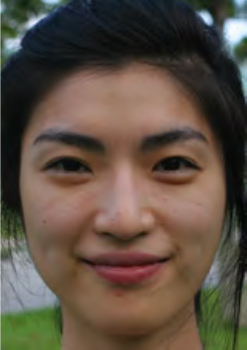
//> input picture tests/images/B.jpg, 247 x 350 px
$ ./test   (built with g++ and OpenCV 4)
//> lines starting //> are read from the running program, lines starting //| are printed output that depends on the picture; after the words box and inside, x2 and y2 are one past the last pixel; in counts of white or black regions, pixels touching at a corner belong together
### src/makeup.h
#ifndef MAKEUP_TRANSFER
#define MAKEUP_TRANSFER
#include <opencv2/core/core.hpp>
#include <opencv2/highgui/highgui.hpp>
#include <opencv2/imgproc/imgproc.hpp>
#include "makeup.cc"

using namespace std;
using namespace cv;

/**
 * transfers the makeup from local image on path example_image with facepp landmarks example_landmarks
 * to local image on path input_image with landmarks imput_landmarks, returns a cv::MAT
 */
Mat TransferMakeup(String input_image, String input_landmarks,
                   String example_image, String example_landmarks);

#endif

### ThinPlateSpline/CThinPlateSpline.cpp
/*
* CThinPlateSpline.cpp
*
*  Created on: 24.01.2010
*      Author: schmiedm
*/

#include <vector>
#include <opencv2/core/core.hpp>
#include <opencv2/highgui/highgui.hpp>
#include <opencv2/imgproc/imgproc.hpp>
#include "CThinPlateSpline.h"
using namespace cv;

// [6 lines left out: function CThinPlateSpline, not called in this run]

CThinPlateSpline::CThinPlateSpline(const std::vector<Point>& pS, const std::vector<Point>& pD)
{
	if(pS.size() == pS.size())
	{
		pSrc = pS;
		pDst = pD;
	}

	FLAG_MAPS_FORWARD_SET = false;
	FLAG_MAPS_BACK_WARP_SET = false;
	FLAG_COEFFS_BACK_WARP_SET = false;
	FLAG_COEFFS_FORWARD_WARP_SET = false;
}

CThinPlateSpline::~CThinPlateSpline() {
}

// [24 lines left out: functions addCorrespondence, setCorrespondences, not called in this run]

double CThinPlateSpline::fktU(const Point& p1, const Point& p2)
{
	double r = pow(((double)p1.x - (double)p2.x), 2) + pow(((double)p1.y - (double)p2.y), 2);

	if (r == 0)
		return 0.0;
	else
	{
		r = sqrt(r); // vector length
		double r2 = pow(r, 2);

		return (r2 * log(r2));
	}
}

void CThinPlateSpline::computeSplineCoeffs(std::vector<Point>& iPIn, std::vector<Point>& iiPIn, float lambda,const TPS_INTERPOLATION tpsInter)
{

	std::vector<Point>* iP = NULL;
	std::vector<Point>*	iiP = NULL;

	if(tpsInter == FORWARD_WARP)
	{
		iP = &iPIn;
		iiP = &iiPIn;

		// keep information which coefficients are set
		FLAG_COEFFS_BACK_WARP_SET = true;
		FLAG_COEFFS_FORWARD_WARP_SET = false;
	}
	else if(tpsInter == BACK_WARP)
	{
		iP = &iiPIn;
		iiP = &iPIn;

		// keep information which coefficients are set
		FLAG_COEFFS_BACK_WARP_SET = false;
		FLAG_COEFFS_FORWARD_WARP_SET = true;
	}

	//get number of corresponding points
	int dim = 2;
	int n = iP->size();

	//Initialize mathematical datastructures
	Mat_<float> V(dim,n+dim+1,0.0);
	Mat_<float> P(n,dim+1,1.0);
	Mat_<float> K = (K.eye(n,n)*lambda);
	Mat_<float> L(n+dim+1,n+dim+1,0.0);

	// fill up K und P matrix
	std::vector<Point>::iterator itY;
	std::vector<Point>::iterator itX;

	int y = 0;
	for (itY = iP->begin(); itY != iP->end(); ++itY, y++) {
		int x = 0;
		for (itX = iP->begin(); itX != iP->end(); ++itX, x++) {
			if (x != y) {
				K(y, x) = (float)fktU(*itY, *itX);
			}
		}
		P(y,1) = (float)itY->y;
		P(y,2) = (float)itY->x;
	}

	Mat Pt;
	transpose(P,Pt);

	// insert K into L
	Rect range = Rect(0, 0, n, n);
	Mat Lr(L,range);
	K.copyTo(Lr);


	// insert P into L
	range = Rect(n, 0, dim + 1, n);
	Lr = Mat(L,range);
	P.copyTo(Lr);

	// insert Pt into L
	range = Rect(0,n,n,dim+1);
	Lr = Mat(L,range);
	Pt.copyTo(Lr);

	// fill V array
	std::vector<Point>::iterator it;
	int u = 0;

	for(it = iiP->begin(); it != iiP->end(); ++it)
	{
		V(0,u) = (float)it->y;
		V(1,u) = (float)it->x;
		u++;
	}

	// transpose V
	Mat Vt;
	transpose(V,Vt);

	cMatrix = Mat_<float>(n+dim+1,dim,0.0);

	// invert L
	Mat invL;
	invert(L,invL,DECOMP_LU);

	//multiply(invL,Vt,cMatrix);
	cMatrix = invL * Vt;

	//compensate for rounding errors
	for(int row = 0; row < cMatrix.rows; row++)
	{
		for(int col = 0; col < cMatrix.cols; col++)
		{
			double v = cMatrix(row,col);
			if(v > (-1.0e-006) && v < (1.0e-006) )
			{
				cMatrix(row,col) = 0.0;
			}
		}
	}
}


// [36 lines left out: function interpolate_forward_, not called in this run]
Point CThinPlateSpline::interpolate_back_(const Point& p)
{
	Point2f interP;
	std::vector<Point>* pList = &pDst;

	int k1 = cMatrix.rows - 3;
	int kx = cMatrix.rows - 2;
	int ky = cMatrix.rows - 1;

	double a1 = 0, ax = 0, ay = 0, cTmp = 0, uTmp = 0, tmp_i = 0, tmp_ii = 0;

	for (int i = 0; i < 2; i++) {
		a1 = cMatrix(k1,i);
		ax = cMatrix(kx,i);
		ay = cMatrix(ky,i);

		tmp_i = a1 + ax * p.y + ay * p.x;
		tmp_ii = 0;

		for (int j = 0; j < (int)pSrc.size(); j++) {
			cTmp = cMatrix(j,i);
			uTmp = fktU( (*pList)[j], p);

			tmp_ii = tmp_ii + (cTmp * uTmp);
		}

		if (i == 0) {
			interP.y = (float)(tmp_i + tmp_ii);
		}
		if (i == 1) {
			interP.x = (float)(tmp_i + tmp_ii);
		}
	}

	return interP;
}

Point CThinPlateSpline::interpolate(const Point& p, const TPS_INTERPOLATION tpsInter)
{
	if(tpsInter == BACK_WARP)
	{
		return interpolate_back_(p);
	}
	else if(tpsInter == FORWARD_WARP)
	{
		return interpolate_forward_(p);
	}
	else
	{
		return interpolate_back_(p);
	}

}

void CThinPlateSpline::warpImage(const Mat& src, Mat& dst, float lambda, const int interpolation,const TPS_INTERPOLATION tpsInter)
{
	Size size = src.size();
	dst = Mat(size,src.type());

	// only compute the coefficients new if they weren't already computed
	// or there had been changes to the points
	if(tpsInter == BACK_WARP && !FLAG_COEFFS_BACK_WARP_SET)
	{
		computeSplineCoeffs(pSrc,pDst,lambda,tpsInter);
	}
	else if(tpsInter == FORWARD_WARP && !FLAG_COEFFS_FORWARD_WARP_SET)
	{
		computeSplineCoeffs(pSrc,pDst,lambda,tpsInter);
	}

	computeMaps(size,mapx,mapy);

	remap(src,dst,mapx,mapy,interpolation);
}

// [5 lines left out: function getMaps, not called in this run]

void CThinPlateSpline::computeMaps(const Size& dstSize, Mat_<float>& mx, Mat_<float>& my,const TPS_INTERPOLATION tpsInter)
{
	mx = Mat_<float>(dstSize);
	my = Mat_<float>(dstSize);

	Point p(0, 0);
	Point_<float> intP(0, 0);

	for (int row = 0; row < dstSize.height; row++) {
		for (int col = 0; col < dstSize.width; col++) {
			p = Point(col, row);
			intP = interpolate(p,tpsInter);
			mx(row, col) = intP.x;
			my(row, col) = intP.y;
		}
	}

	if(tpsInter == BACK_WARP)
	{
		FLAG_MAPS_BACK_WARP_SET = true;
		FLAG_MAPS_FORWARD_SET = false;
	}
	else if(tpsInter == FORWARD_WARP)
	{
		FLAG_MAPS_BACK_WARP_SET = false;
		FLAG_MAPS_FORWARD_SET = true;
	}
}

### layers.cc
#include <string>
#include <fstream>
#include <opencv2/core/core.hpp>
#include <opencv2/highgui/highgui.hpp>
#include <opencv2/imgproc/imgproc.hpp>
#include <math.h>

using namespace std;
using namespace cv;

class layers {

  private:
    Point landmarks_[91];
    Mat face_;
    //defined shapes for the facial features, according to the
    //return definitions of the face++ api
    const vector<int> head = {1,2,3,4,5,6,7,8,9,0,18,17,16,15,14,13,12,11,10};
    const vector<int> forehead = {11,10,83,84,85,85,86,87,88,89,90,1,2};
    const vector<int> mouth = {37,40,41,38,44,43,46,52,51,54,48,49};
    const vector<int> nose = {59,60,63,61,58,57,62,56,55};
    const vector<int> leftbrow = {29,30,31,32,33,36,35,34};
    const vector<int> rightbrow = {75,76,77,78,79,82,81,80};
    const vector<int> lefteye = {21,22,19,23,25,28,26,27};
    const vector<int> righteye = {67,68,65,69,71,74,72,73};

  public:
    layers(Mat face, vector<Point> landmarks) {
      for(int i=0; i < 83; i++) {
        landmarks_[i] = landmarks[i];
      }
      int rad = sqrt(pow(landmarks[10].x - landmarks[1].x,2) +
                     pow(landmarks[10].y - landmarks[1].y,2))/2;
      Point center = Point((landmarks[10].x + landmarks[1].x)/2,
                           (landmarks[10].y + landmarks[1].y)/2);

      for (int i=1; i<9; i++) {
        landmarks_[82+i] = Point(cos(M_PI/9 * i)*rad + center.x,
                                 -0.7 * sin(M_PI/9 * i)*rad + center.y);
      }
      face_ = face.clone();
    };

    // [8 lines left out: function getLightness, not called in this run]

    Mat getShapes() {
      Mat mask = Mat(face_.rows, face_.cols, CV_8UC1);
      for(int i=0; i<mask.cols; i++)
        for(int j=0; j<mask.rows; j++)
          mask.at<uchar>(Point(i,j)) = 0;

      int wt = face_.cols / 40;
      int ht = face_.rows / 40;
      if(wt % 2 != 1) {
        wt += 1;
      }
      if(ht % 2 != 1) {
        ht += 1;
      }

      fillConvexPoly(mask, &getPoly(forehead)[0], forehead.size(), 255,8,0);
      cv::GaussianBlur(mask, mask, Size(wt,ht*11), 0, 0);

      fillConvexPoly(mask, &getPoly(head)[0], head.size(), 255,8,0);
      fillConvexPoly(mask, &getPoly(mouth)[0], mouth.size(), 0,8,0);
      fillConvexPoly(mask, &getPoly(leftbrow)[0], leftbrow.size(), 75,8,0);
      fillConvexPoly(mask, &getPoly(rightbrow)[0], rightbrow.size(), 75,8,0);
      //cv::GaussianBlur(mask, mask, Size(wt*3,ht*3), 0,0);

      fillConvexPoly(mask, &getPoly(righteye)[0], righteye.size(), 0,8,0);
      fillConvexPoly(mask, &getPoly(lefteye)[0], lefteye.size(), 0,8,0);
      //cv::GaussianBlur(mask, mask, Size(wt,ht), 0,0);

      return mask;
    }

    vector<Point> getPoly(vector<int> v) {
      vector<Point> result = vector<Point>(v.size());
      for(int i=0 ;i<v.size(); i++) {
        result[i] = landmarks_[v[i]];
      }
      return result;
    }
};

### src/makeup.cc
#include <string>
#include <fstream>
#include <opencv2/core/core.hpp>
#include <opencv2/highgui/highgui.hpp>
#include <opencv2/imgproc/imgproc.hpp>
#include <iostream>
#include "ThinPlateSpline/CThinPlateSpline.h"
#include "layers.cc"

class makeup {

  public:
    makeup() {
    }

    cv::Mat TransferMakeup(Mat input_image, vector<Point> input_landmarks,
                           Mat example_image, vector<Point> example_landmarks) {

    Mat exampleRaw = example_image.clone();
    Mat input = input_image.clone();
    Mat example;

    Mat resize;
    cv::resize(exampleRaw, resize, input.size(), 0, 0, INTER_NEAREST);

    vector<Point> dest_landmarks = vector<Point>(83);
    for (int i=0; i < example_landmarks.size(); i++) {
      double newx = example_landmarks[i].x * input.cols / exampleRaw.cols;
      double newy = example_landmarks[i].y * input.rows / exampleRaw.rows;
      dest_landmarks[i] = cv::Point(newx, newy);
    }

    CThinPlateSpline tps(dest_landmarks, input_landmarks);

    tps.warpImage(resize, example, INTER_CUBIC, BACK_WARP);

    // converts the example to lab colorspace
    cv::cvtColor(example, example, cv::COLOR_BGR2Lab);

    // separates the lab color channels of the example image
    Mat *labChannels = new Mat[example.channels()];
    cv::split(example, labChannels);

    Mat inputLab;
    cv::cvtColor(input, inputLab, cv::COLOR_BGR2Lab);

    Mat *InputLabChannels = new Mat[inputLab.channels()];

    cv::split(inputLab, InputLabChannels);
    layers lay = layers(example, input_landmarks);

    Mat anose = lay.getShapes();
    Mat bnose = anose*(-1) + 255;

    Mat finalL = InputLabChannels[0].clone();
    Mat finalA;
    cv::addWeighted(InputLabChannels[1].mul(bnose)/255, 1,
                  labChannels[1].mul(anose)/255, 1, 0, finalA);
    Mat finalB;
    cv::addWeighted(InputLabChannels[2].mul(bnose)/255, 1,
                  labChannels[2].mul(anose)/255, 1, 0, finalB);

    Mat finalimage[] = {finalL.clone(), finalA.clone(), finalB.clone()};

    Mat finalMat;

    cv::merge(finalimage, 3, finalMat);
    cv::cvtColor(finalMat, finalMat, cv::COLOR_Lab2BGR);

    return finalMat;
  }
};

### tests/test.cc
#include <vector>
#include <string>
#include <fstream>
#include <opencv2/core/core.hpp>
#include <opencv2/highgui/highgui.hpp>
#include <opencv2/imgproc/imgproc.hpp>
#include "../src/makeup.h"

using namespace cv;
using namespace std;

vector<Point> GetPoints(string filename);

int main() {

  std::vector<cv::Point> inputmarks = GetPoints("B.txt");
  std::vector<cv::Point> examplemarks = GetPoints("A*.txt");

  cv::Mat input = cv::imread("./images/B.jpg");
//> input is the input picture: 350 rows x 247 cols, CV_8UC3; mean B, G, R 67.1, 79.8, 93.4
  cv::Mat example = cv::imread("./images/A*.png");
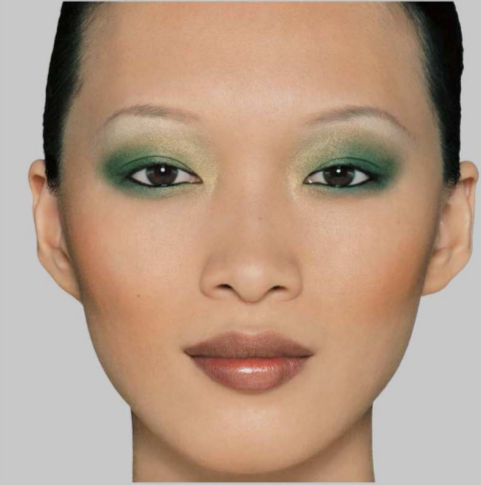
//> input picture tests/images/A*.png, 481 x 485 px
//> example is the input picture: 485 rows x 481 cols, CV_8UC3; mean B, G, R 131.8, 152.7, 180.8

  makeup eg = makeup();
  Mat sho = eg.TransferMakeup(input, inputmarks, example, examplemarks);
//> after the loop in computeMaps, `for (int row = 0; row < dstSize.height; row++)`:
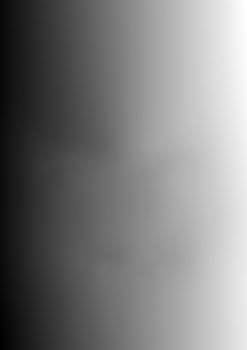
//> mx: 350 rows x 247 cols, CV_32FC1; min -1, max 263, mean 128.9; drawn with min black and max white
//> after the loop in computeMaps, `for (int row = 0; row < dstSize.height; row++)`:
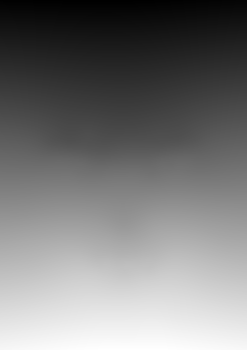
//> my: 350 rows x 247 cols, CV_32FC1; min -47, max 358, mean 145.6; drawn with min black and max white
//> in TransferMakeup, `cv::cvtColor(example, example, cv::COLOR_BGR2Lab);`: example: 350 rows x 247 cols, CV_8UC3; mean of channels 0, 1, 2 136.8, 134.9, 141.5
//> in TransferMakeup, `cv::cvtColor(input, inputLab, cv::COLOR_BGR2Lab);`: inputLab: 350 rows x 247 cols, CV_8UC3; mean of channels 0, 1, 2 87.5, 131.8, 137.5
//> after the loop in getShapes, `for(int i=0; i<mask.cols; i++)`: mask: 350 rows x 247 cols, CV_8UC1; every value is 0
//> in getShapes, `fillConvexPoly(mask, &getPoly(forehead)[0], forehead.size(), 255,8,0);`:
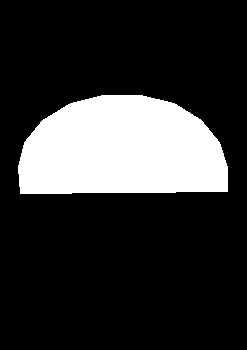
//> mask: 350 rows x 247 cols, CV_8UC1; 19.9% white; 1 white region, box (x1, y1, x2, y2) and area: (18, 95, 228, 194) 17200
//> in TransferMakeup, `Mat bnose = anose*(-1) + 255;`:
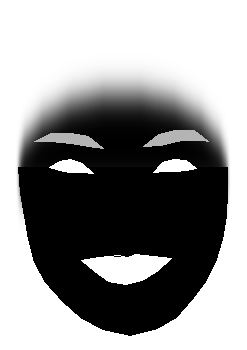
//> bnose: 350 rows x 247 cols, CV_8UC1; min 0, max 255, mean 146.7
//> in TransferMakeup, `cv::addWeighted(InputLabChannels[2].mul(bnose)/255, 1, labChannels[2]...`:
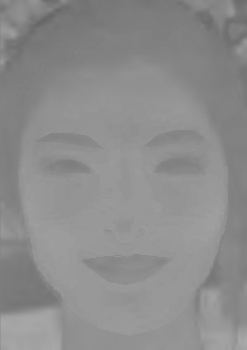
//> finalB: 350 rows x 247 cols, CV_8UC1; min 100, max 169, mean 140.4
//> in TransferMakeup, `cv::cvtColor(finalMat, finalMat, cv::COLOR_Lab2BGR);`:
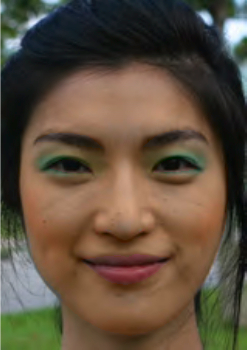
//> finalMat: 350 rows x 247 cols, CV_8UC3; mean B, G, R 62.3, 79.5, 94.9

  imshow("transferred makeup", sho);
  imshow("example", example);
  imshow("original", input);

  waitKey(0);
  return 0;
}
  /**
   * function that reads the landmark points from a file generated for the purpose
   *
   * filename - the filename of the landmarks file, with extension (.txt in the examples)
   */
  std::vector<cv::Point> GetPoints(std::string filename) {
    std::vector<std::vector<double> > pts(2, std::vector<double>(83));
    std::string str;
    std::string path = "images/" + filename;
    std::ifstream ifs(path.c_str());
    if (ifs.is_open()) {
      for (int i=0; i<83; i++){
        getline(ifs, str);
        pts[0][i] = atof(str.c_str());
      }
      for (int i=0; i<83; i++) {
        getline(ifs, str);
        pts[1][i] = atof(str.c_str());
      }
    }
    ifs.close();
    std::vector<cv::Point> points(83);
    for (int i=0; i<83; i++) {
      points[i] = cv::Point(pts[0][i], pts[1][i]);
    }
    return points;
  }
